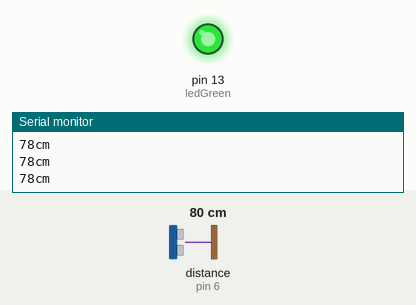
Simulated run of this sketch. Board: Arduino Uno, built with avr-gcc and run on an emulated ATmega328P. Shown: output pins drawn as LEDs (lit = HIGH), the last lines printed to the serial monitor. Wiring (inferred from the names in the program): ultrasonic range finder: trigger pin 7; echo pin 6. Inputs (shaded band) come from the test bench; at power-on: distance to the obstacle (sensor on pin 6) 80 cm. The echo pulse lasts 58.3 µs per cm; pins used as bus, display or sensor lines are not drawn.

Above: at 1.2 s.
1.3 s: distance to the obstacle (sensor on pin 6) set to 197 cm
4.3 s: distance to the obstacle (sensor on pin 6) set to 207 cm
At 5.6 s:
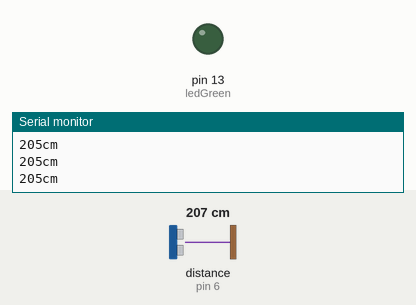
5.9 s: distance to the obstacle (sensor on pin 6) set to 2 cm
At 7.0 s:
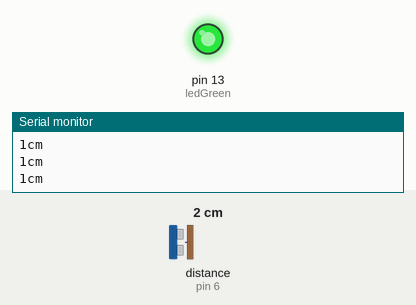
7.4 s: distance to the obstacle (sensor on pin 6) set to 250 cm
At 7.8 s:
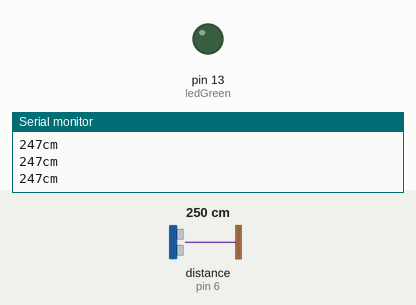
Timing chart, 0 to 10.0 s (numbered marks = the images above; inputs shaded):
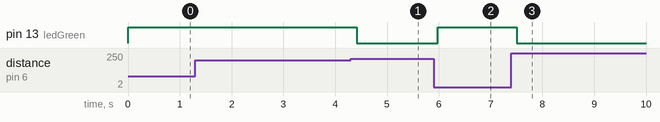

The sketch:

sketch_input_sensor_ultrasonic.ino
```cpp
const int pingPin = 7;
const int echoPin = 6;
const int ledGreen = 13;
void setup() {
Serial.begin(9600);
pinMode(ledGreen, OUTPUT);

}

void loop() {
long duration;
long cm;
pinMode(pingPin, OUTPUT);
digitalWrite(pingPin, LOW);
delayMicroseconds(2);
digitalWrite(pingPin, HIGH);
delayMicroseconds(10);
digitalWrite(pingPin, LOW);

pinMode(echoPin, INPUT);
duration=pulseIn(echoPin, HIGH);
cm=microsecondsToCentimeters(duration);

if(cm<=200)
{
digitalWrite(ledGreen, HIGH);
}
else
{
digitalWrite(ledGreen, LOW);
}
Serial.print(cm);
Serial.print("cm");
Serial.println();

delay(100);
}

long microsecondsToCentimeters(long microseconds)
{
return microseconds*0.034/2;
}
```

Measured:
- the behaviour switches between 202 and 203 cm on distance to the obstacle (sensor on pin 6) (found by bisection; images 0 and 1)
- after the input at 4.3 s, pin 13 (ledGreen): HIGH → LOW after 0.11 s
- after the input at 5.9 s, pin 13 (ledGreen): LOW → HIGH after 0.08 s
- after the input at 7.4 s, pin 13 (ledGreen): HIGH → LOW after 0.10 s
